Frame 1 (no input): blank canvas, image omitted
Frame 60 (the mouse pressed at the canvas centre just before this capture): blank canvas, image omitted
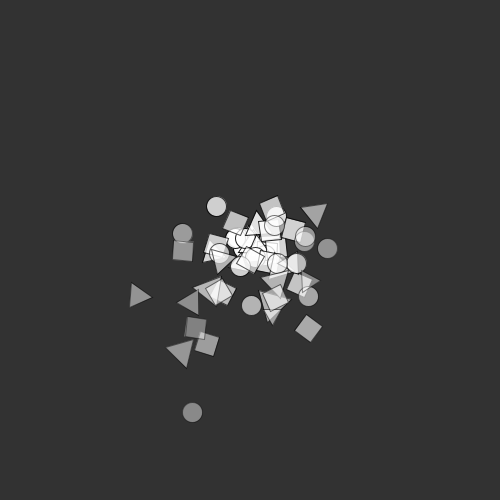
Frame 120 (the mouse held since frame 60 and released just before this capture)

The Processing sketch whose frames 1 and 60 were blank and that drew this single picture after the mouse press (run headless with seeded random() and noise(); from frame 60 on, the mouse is pressed at the canvas centre):

// Processing sketch: particle_system
// ── particle_system.pde
ArrayList<particleSystems> ps;

void setup() {
  size(500, 500);
  ps = new ArrayList<particleSystems>();
  //ps.add(new particleSystems(new PVector((width/2), (height/2))));
}

void draw() {
  background(50);
  for (particleSystems p : ps) {
    p.addParticle();
    p.run();
    
    PVector wind = new PVector(0.2, 0);
    //p.applyForce(wind);
    
    PVector gravity = new PVector(0, 0.1);
    p.applyForce(gravity);
  }
  
}

void mousePressed(){
    ps.add(new particleSystems(new PVector(mouseX, mouseY)));

}
// ── Particle.pde
class Particle {
  PVector location;
  PVector velocity;
  PVector acceleration;
  float lifespan = 255;

  Particle(PVector loc) {
    location = loc;
    velocity = new PVector(random(-2, 2), random(-3, 0));
    acceleration = new PVector(0, 0);
  }
  void applyForce(PVector force){
    acceleration.add(force);
  }
  void update() {
    location.add(velocity);
    velocity.add(acceleration);
    acceleration.mult(0);
    lifespan -= random(1,4);
  }
  boolean isDead() {
    if (lifespan<=0) 
      return true;
    else 
      return false;
  }
  void display() {
    noStroke();
    stroke(0, lifespan);
    fill(255, lifespan);
    ellipse(location.x, location.y, 20, 20);
  }
}
// ── SquareParticle.pde
class SquareParticle extends Particle {
  float angle;
  float aVel;
  float aAcc;
  
  SquareParticle (PVector loc) {
    super(loc);
    angle = 0;
    aVel = 0;
    aAcc = random(1) > 0.5? 0.001: -0.001;
  }
  void update() {
    angle += aVel;
    aVel += aAcc;
    super.update();
  }

  void display() {
    stroke(0, lifespan);
    fill(255, lifespan);
    pushMatrix();
        translate(location.x, location.y);

    rotate(angle);
    rect(0, 0, 20, 20);
    popMatrix();
  }
}
// ── TriangleParticle.pde
class TriangleParticle extends Particle {
  float r = random(10, 20);
  float angle;
  float aVel;
  float aAcc;

  TriangleParticle(PVector loc) {
    super(loc);
    angle = 0;
    aVel = 0;
    aAcc = random(1) > 0.5? 0.001: -0.001;
  }
  
  void update(){
    angle += aVel;
    aVel += aAcc;
    super.update();
    
  }

  void display() {
    float xoff = cos(30*(PI/180)) * r;
    float yoff = sin(30*(PI/180)) * r;

    pushMatrix();
    translate(location.x, location.y);
    rotate(angle);
    PVector top = new PVector(0, 0 - r);
    PVector right = new PVector(0+xoff, 0+yoff);
    PVector left = new PVector(0-xoff, 0+yoff);
      
    stroke(0, lifespan);
    fill(255, lifespan);
    triangle(top.x, top.y, right.x, right.y, left.x, left.y);
    
    popMatrix();
  }
}
// ── particleSystems.pde
class particleSystems {
  ArrayList<Particle> particles;
  PVector origin;

  particleSystems(PVector loc) {
    particles = new ArrayList<Particle>();
    origin = loc;
  }

  void applyForce(PVector force){
    for(Particle p: particles){
      p.applyForce(force);
    }
  }
  void addParticle() {
    float option = floor(random(3));
    if (option == 2)
      particles.add(new SquareParticle(new PVector(origin.x, origin.y)));
    else if (option == 1)
      particles.add(new Particle(new PVector(origin.x, origin.y)));
    else
      particles.add(new TriangleParticle(new PVector(origin.x, origin.y)));
  }

  void run() {
    for (int i = particles.size()-1; i >= 0; i--) {
      Particle p = particles.get(i);
      p.update();
      p.display();

      if (p.isDead()) {
        particles.remove(i);
      }
    }
  }
}
